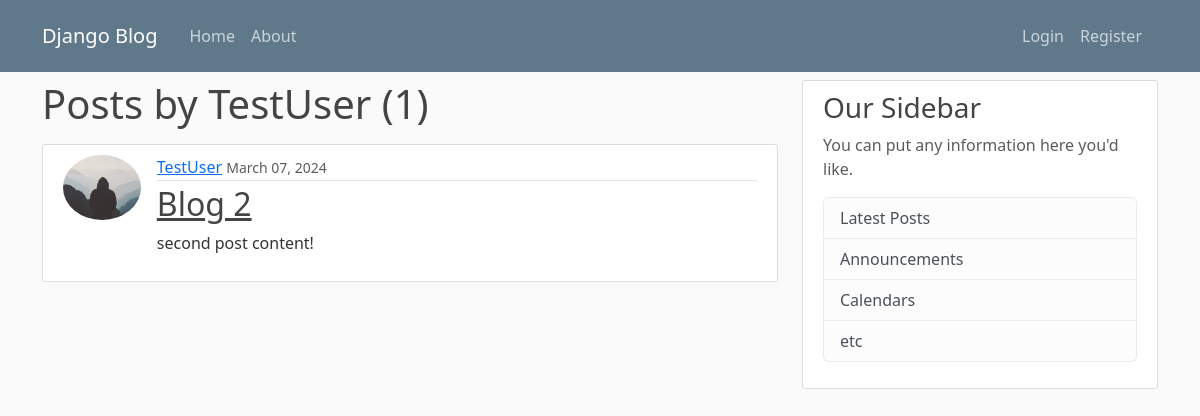
The page /user/TestUser on the database as committed earlier.
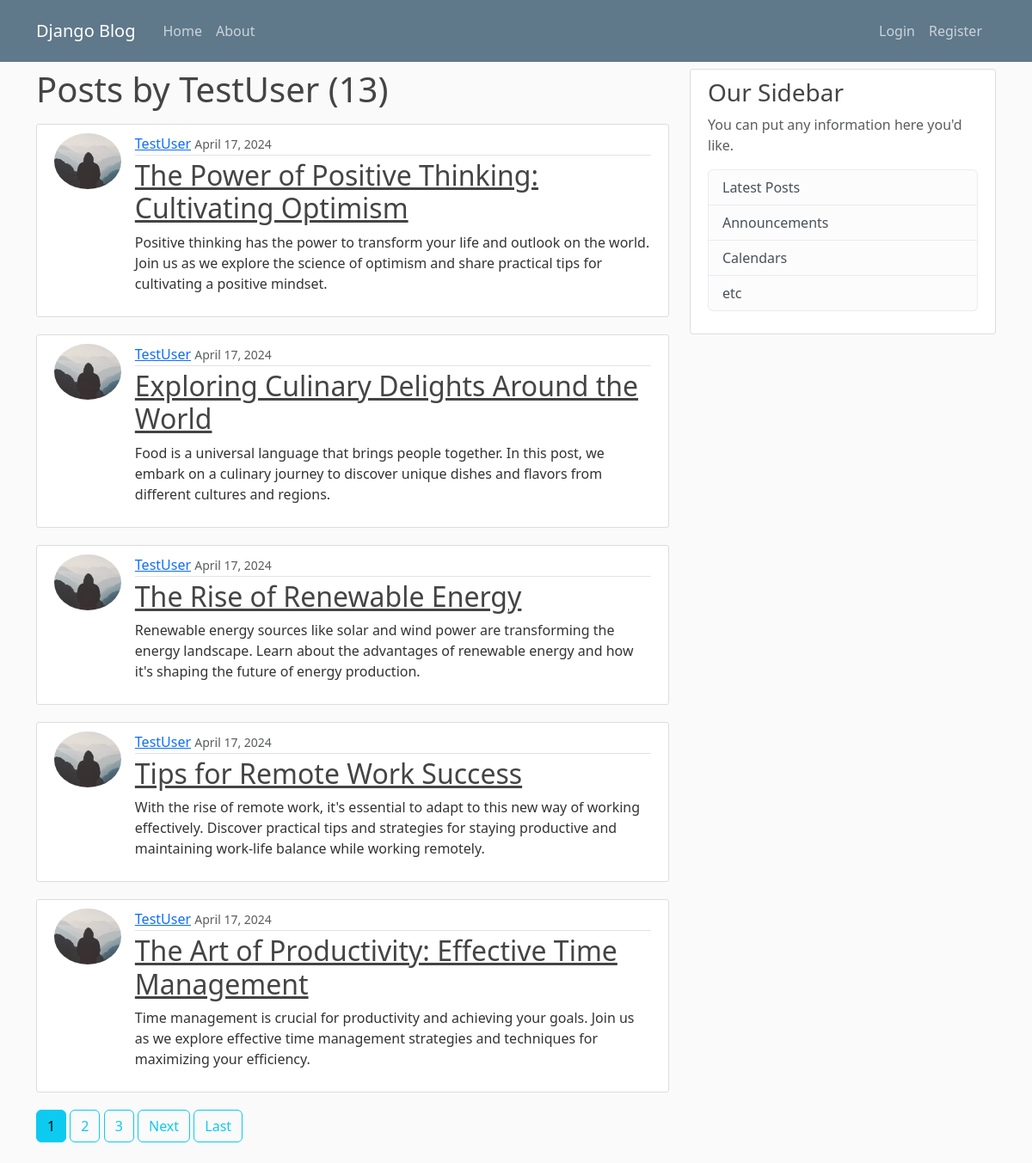
The same page on the database as committed later.
### blog/models.py (models this page shows, shortened)
class Post(models.Model):
  title = models.CharField(max_length=100)
  content = models.TextField()
  date_posted = models.DateTimeField(default=timezone.now)
  author = models.ForeignKey(User, on_delete=models.CASCADE)

### users/models.py (models this page shows, shortened)
class Profile(models.Model):
  user = models.OneToOneField(User, on_delete=models.CASCADE)
  image = models.ImageField(default='default.jpg', upload_to='profile_pics')

### blog/views.py (the view)
# urls.py: path('user/<str:username>', UserPostListView.as_view(), name='user-posts'),
class UserPostListView(ListView):
  model = Post
  template_name = 'blog/user_posts.html'
  context_object_name = 'posts'
  paginate_by = 5
  def get_queryset(self):
    user = get_object_or_404(User, username=self.kwargs.get('username'))
    return Post.objects.filter(author=user).order_by('-date_posted')

### blog/templates/blog/user_posts.html (shortened to what this page needs)
{% extends "blog/base.html" %}
{% block content %}
<h1 class="mb-3">Posts by {{ view.kwargs.username }} ({{ page_obj.paginator.count }})</h1>
{% for post in posts %}
<article class="d-flex content-section">
  <img
    src="{{ post.author.profile.image.url }}"
    class="rounded-circle article-img"
  />
  <div class="col-12 flex-fill">
    <div class="article-metadata">
      <a class="mr-2" href="{% url 'user-posts' post.author.username %}">{{ post.author }}</a>
      <small class="text-muted">{{ post.date_posted|date:"F d, Y" }}</small>
    </div>
    <h2>
      <a class="article-title" href="{% url 'post-detail' post.id %}"
        >{{ post.title }}</a
      >
    </h2>
    <p class="article-content">{{ post.content }}</p>
  </div>
</article>
{% endfor %}
{% if is_paginated %}
{% for num in page_obj.paginator.page_range %}
{% if page_obj.number == num %}
  <a class="btn btn-info mb-4" href="?page={{ num }}">{{ num }}</a>
{% elif num > page_obj.number|add:'-3' and num < page_obj.number|add:'3' %}
<a class="btn btn-outline-info mb-4" href="?page={{ num }}">{{ num }}</a>
{% endif %}
{% endfor %}
{% if page_obj.has_next %}
<a class="btn btn-outline-info mb-4" href="?page={{ page_obj.next_page_number }}"
  >Next</a
>
<a
  class="btn btn-outline-info mb-4"
  href="?page={{ page_obj.paginator.num_pages }}"
  >Last</a
>
{% endif %}
{% endif %}
{% endblock content %}

### blog/templates/blog/base.html (shortened to what this page needs)
{% load static %}
<!DOCTYPE html>
<html lang="en">
<head>
  <link href="https://cdn.jsdelivr.net/npm/bootstrap@5.3.3/dist/css/bootstrap.min.css" rel="stylesheet"
>
    <link rel="stylesheet" href="{% static 'blog/main.css' %}">
</head>
<body>
  <header class="site-header">
    <nav class="navbar navbar-expand-md navbar-dark bg-steel fixed-top d-flex">
      <div class="container">
        <a class="navbar-brand me-4" href="{% url 'blog-home' %}">Django Blog</a>
        <div class="collapse navbar-collapse" id="navbarNavAltMarkup">
          <div class="navbar-nav mr-auto">
            <a class="nav-item nav-link" href="{% url 'blog-home' %}">Home</a>
            <a class="nav-item nav-link" href="{% url 'blog-about' %}">About</a>
          </div>
          <div class="navbar-nav p-2 ms-auto">
            {% if user.is_authenticated %}
              <a class="nav-item nav-link" href="{% url 'post-create' %}">New Post</a>
              <a class="nav-item nav-link" href="{% url 'profile' %}">Profile</a>
              <form id="frm_logout" method="post" action="{% url 'logout' %}">
                {% csrf_token %}
                <a href="javascript:document.getElementById('frm_logout').submit();"
                  class="nav-item nav-link">Logout</a>
              </form>
            {% else %}
              <a class="nav-item nav-link" href="{% url 'login' %}">Login</a>
              <a class="nav-item nav-link" href="{% url 'register' %}">Register</a>
            {% endif %}
          </div>
        </div>
      </div>
    </nav>
  </header>
  <main role="main" class="container">
    <div class="row">
      <div class="col-md-8">
        {% block content %}{% endblock %}
      </div>
      <div class="col-md-4">
        <div class="content-section">
          <h3>Our Sidebar</h3>
          <p class='text-muted'>You can put any information here you'd like.
          <ul class="list-group">
            <li class="list-group-item list-group-item-light">Latest Posts</li>
            <li class="list-group-item list-group-item-light">Announcements</li>
            <li class="list-group-item list-group-item-light">Calendars</li>
            <li class="list-group-item list-group-item-light">etc</li>
          </ul>
          </p>
        </div>
      </div>
    </div>
  </main>
</body>
</html>

### blog/static/blog/main.css (style rules this page uses)
body { background: #fafafa; color: #333333; margin-top: 5rem; }
h1, h2, h3, h4, h5, h6 { color: #444444; }
ul { margin: 0; }
.bg-steel { background-color: #5f788a; }
.site-header .navbar-nav .nav-link { color: #cbd5db; }
.content-section { background: #ffffff; padding: 10px 20px; border: 1px solid #dddddd; border-radius: 3px; margin-bottom: 20px; }
.article-title { color: #444444; }
.article-content { white-space: pre-line; }
.article-img { height: 65px; width: 90px; margin-right: 16px; }
.article-metadata { padding-bottom: 1px; margin-bottom: 4px; border-bottom: 1px solid #e3e3e3 }

Rows that differ between the two databases and show on the page:
removed Post: author.profile.image (placeholder picture), author "TestUser", date_posted "March 07, 2024", title "Blog 2", content "second post content!"
added Post: author.profile.image (placeholder picture), author "TestUser", date_posted "April 17, 2024", title "The Power of Positive Thinking: Cultivating Optimism", content "Positive thinking has the power to transform your life and outlook on the world. Join us as we explore the science of optimism and share practical tips for cultivating a positive mindset."
added Post: author.profile.image (placeholder picture), author "TestUser", date_posted "April 17, 2024", title "Exploring Culinary Delights Around the World", content "Food is a universal language that brings people together. In this post, we embark on a culinary journey to discover unique dishes and flavors from different cultures and regions."
added Post: author.profile.image (placeholder picture), author "TestUser", date_posted "April 17, 2024", title "The Rise of Renewable Energy", content "Renewable energy sources like solar and wind power are transforming the energy landscape. Learn about the advantages of renewable energy and how it's shaping the future of energy production."
added Post: author.profile.image (placeholder picture), author "TestUser", date_posted "April 17, 2024", title "Tips for Remote Work Success", content "With the rise of remote work, it's essential to adapt to this new way of working effectively. Discover practical tips and strategies for staying productive and maintaining work-life balance while working remotely."
added Post: author.profile.image (placeholder picture), author "TestUser", date_posted "April 17, 2024", title "The Art of Productivity: Effective Time Management", content "Time management is crucial for productivity and achieving your goals. Join us as we explore effective time management strategies and techniques for maximizing your efficiency."
Other text that changed with them:
{{ page_obj.paginator.count }}: "1" → "13"
new list line: "1"
new list line: "2"
new list line: "3"
text now shown: "Next Last"
